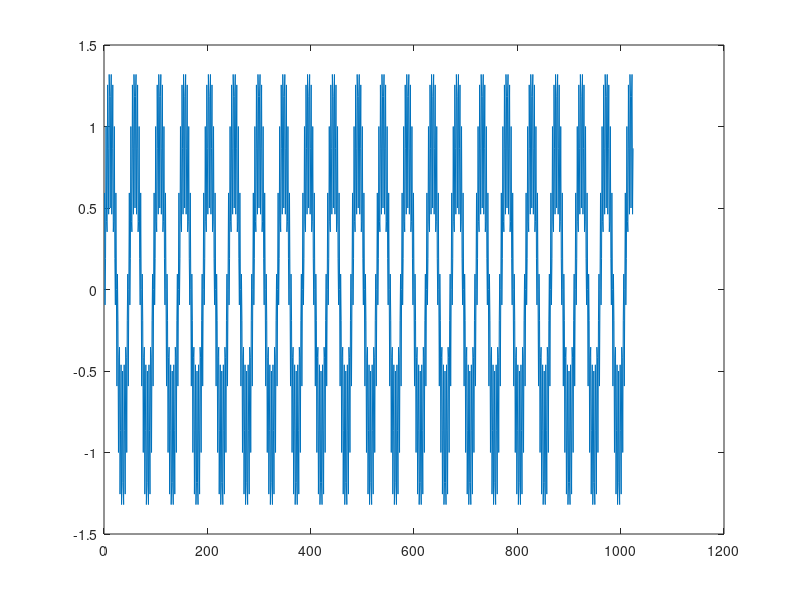
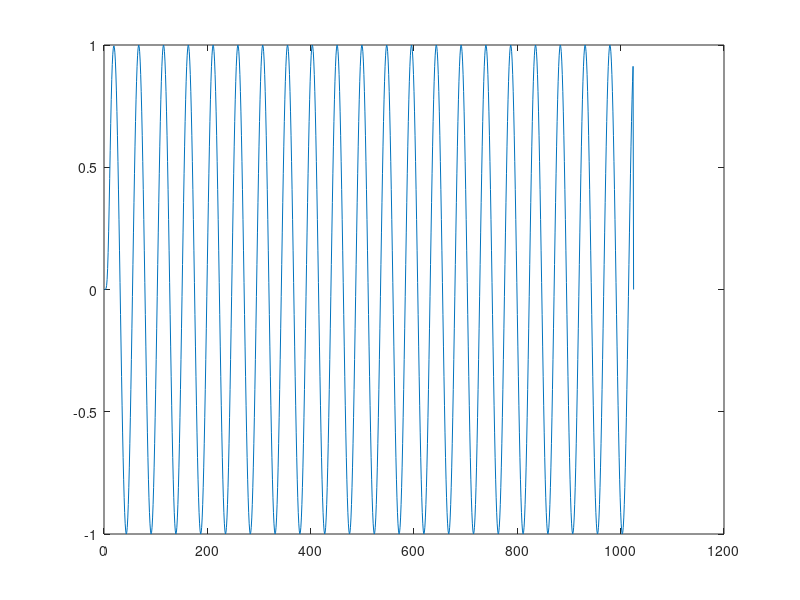
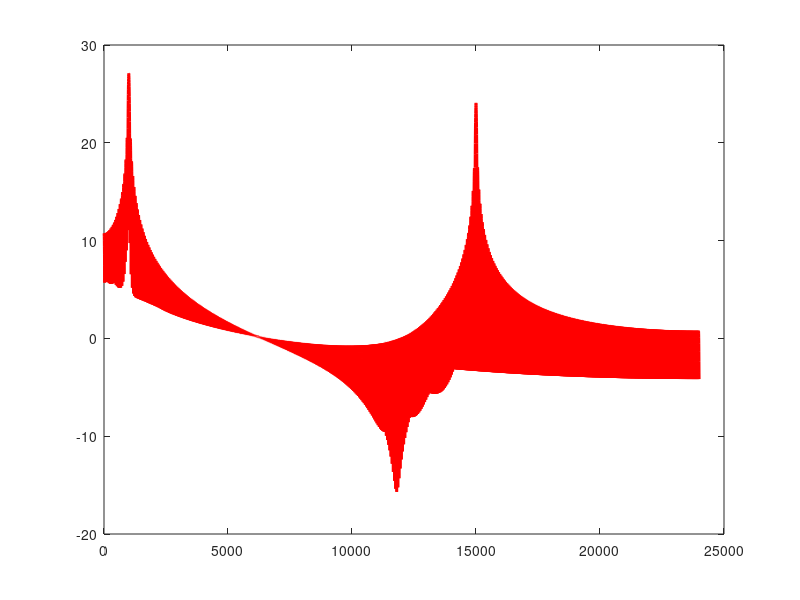
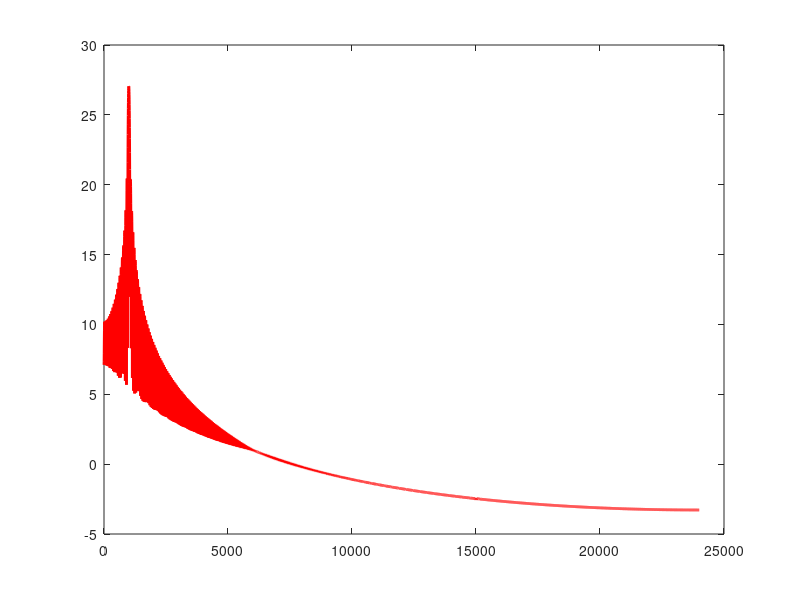

The MATLAB script that drew these images, in order:
clear all

% Array for signal sampling
SampArr = [1:1024];

% Sampling frequency
fs = 48000;

% 1000Hz signal
fclk1 = 1000;
clk1 = sin(2*pi*(fclk1/fs)*SampArr);

% 15000Hz signal
fclk2 = 15000;
clk2 = 0.5*sin(2*pi*(fclk2/fs)*SampArr);

Input_signal = clk1 + clk2;

figure(1);
plot(Input_signal);

Output_signal = csvread('Out_Data.csv');

figure(2);
plot(Output_signal);

% Frequency domain

% Input signal
Nfft = 2^14;
CLKfreq = fft(Input_signal, Nfft);

fFFT = fs/2*linspace(0, 1, (Nfft/2)+1);

figure(3);
plot(fFFT, (10*log10(abs(CLKfreq(1:(Nfft/2)+1)))), 'r-', 'LineWidth', 2);

% Output signal
CLKfreq = fft(Output_signal, Nfft);

fFFT = fs/2*linspace(0, 1, (Nfft/2)+1);

figure(4);
plot(fFFT, (10*log10(abs(CLKfreq(1:(Nfft/2)+1)))), 'r-', 'LineWidth', 2);


